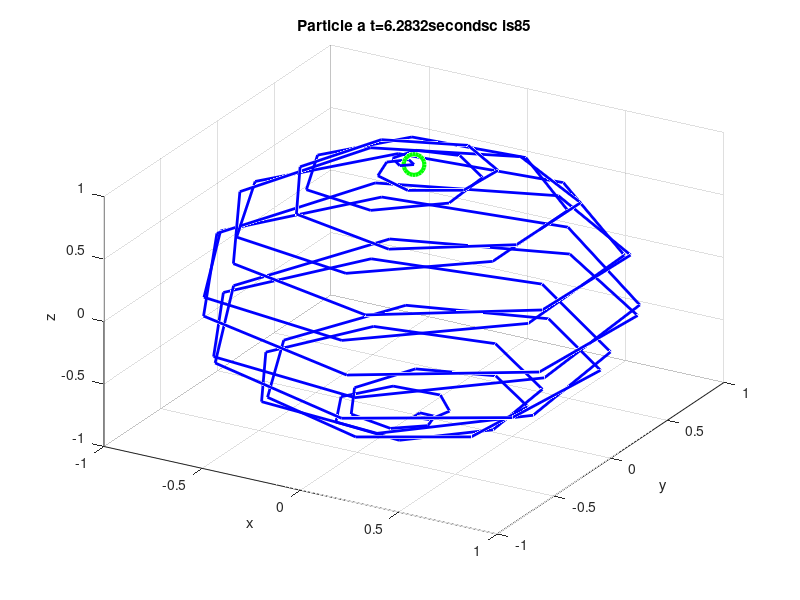

Recreate this plot in MATLAB.
function[y]=Sphere()

%% Step 1: Generate Data
    c=85;
    t=linspace(0, 2*pi, 100);
    x=sin(t).*sin(c.*t);
    y=sin(t).*cos(c.*t);
    z=cos(t);

    %%Step 2: 
    figure

        for k=1:length(t)
            clf

            t_k=t(k);
            x_k=x(k);
            y_k=y(k);
            z_k=z(k);

            plot3(x_k,y_k,z_k, 'go', 'LineWidth', 3, 'MarkerSize', 15)

            hold on
            plot3(x,y,z,'b-', 'LineWidth',2)

            grid on
            xlabel('x')
            ylabel('y')
            zlabel('z')
            title(['Particle a t=', num2str(t_k),'seconds','c is',num2str(c)])
            view([30 35])



        %drawnow

        %pause(0.2)

            movieVector(k)=getframe;
  
    
    
    
    end
end
